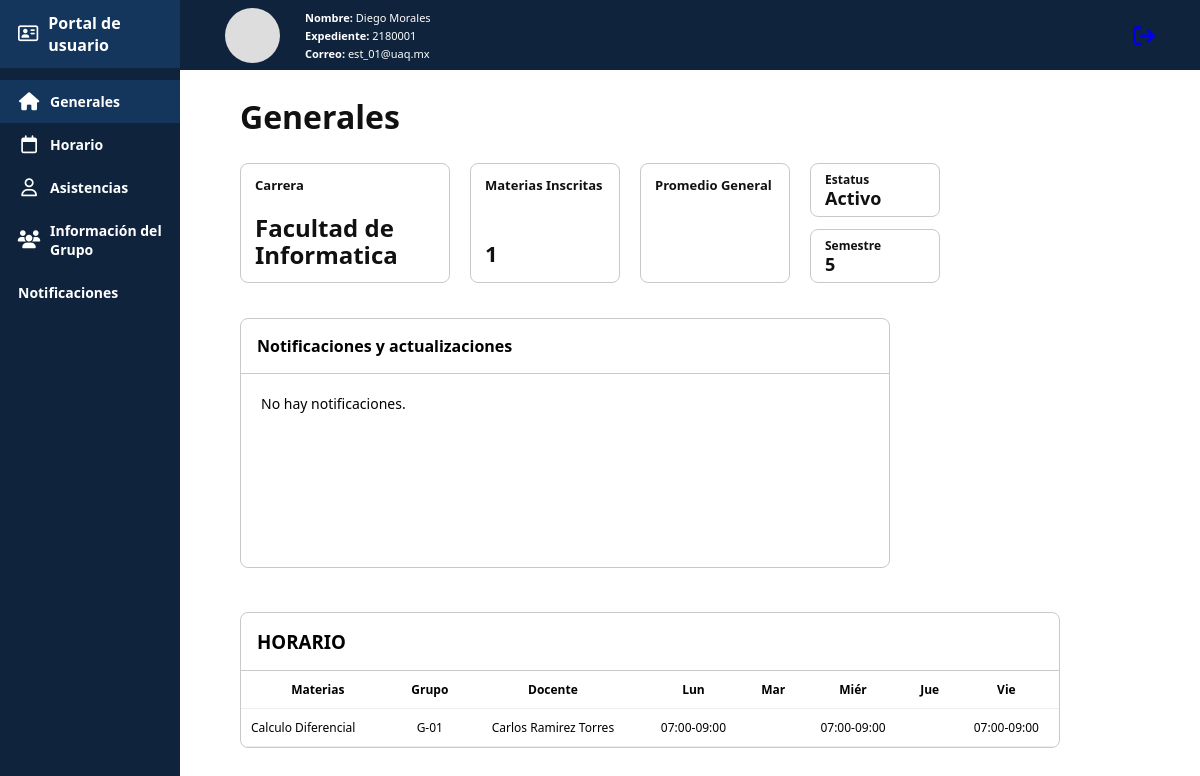
/dashboard/ (signed in), run on an earlier commit of the app's database.
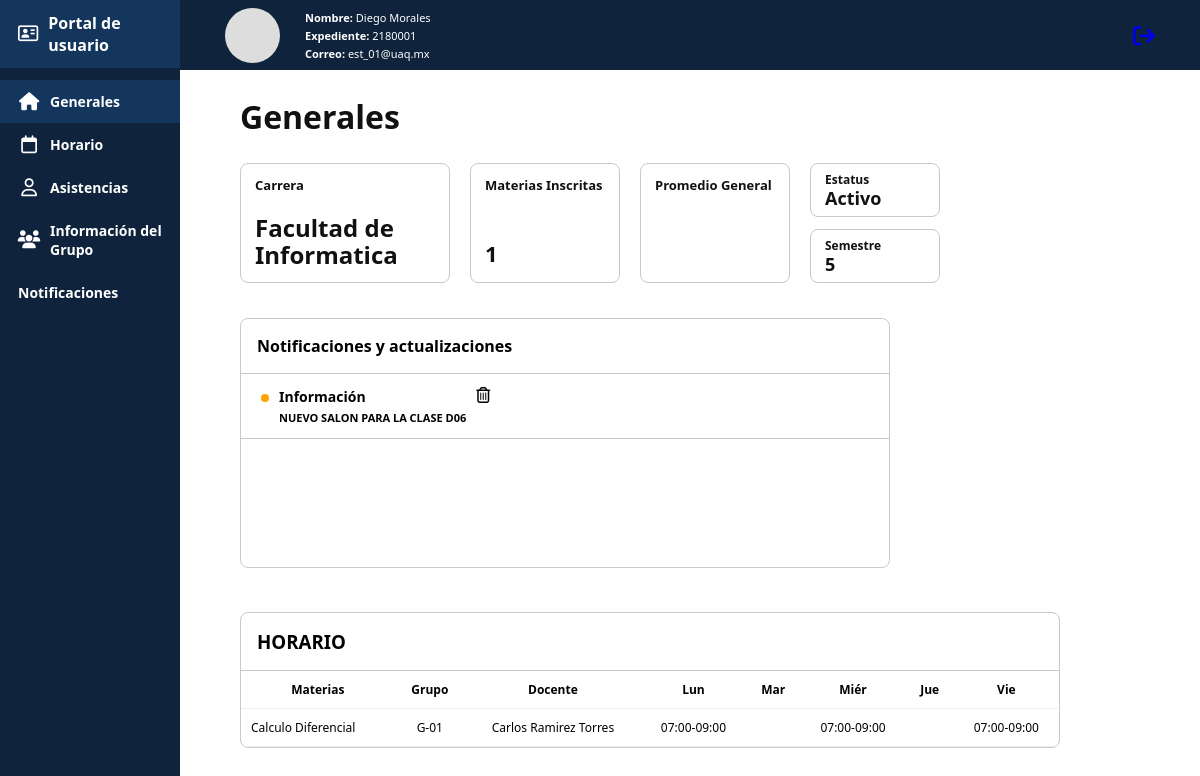
And on a later commit of the database.
### horarios/models.py (models this page shows, shortened)
class Grupo(models.Model):
    nombre = models.CharField(max_length=50)
    materia = models.ForeignKey(Materia, on_delete=models.CASCADE, related_name='grupos')
    profesor = models.ForeignKey(Profesor, on_delete=models.PROTECT, related_name='grupos')
    periodo = models.CharField(max_length=20)
    cupo_maximo = models.PositiveSmallIntegerField()
    estudiantes = models.ManyToManyField(Estudiante, blank=True, related_name='grupos')
    activo = models.BooleanField(default=True)
    class Meta:
        verbose_name_plural = 'Grupos'

class Materia(models.Model):
    nombre = models.CharField(max_length=200)
    codigo = models.CharField(max_length=20, unique=True)
    facultad = models.CharField(max_length=150)
    creditos = models.PositiveSmallIntegerField()
    activo = models.BooleanField(default=True)
    class Meta:
        verbose_name_plural = 'Materias'

class Profesor(models.Model):
    usuario = models.OneToOneField(User, on_delete=models.CASCADE, related_name='perfil_profesor')
    numero_empleado = models.CharField(max_length=20, unique=True)
    facultad = models.CharField(max_length=150)
    especialidad = models.CharField(max_length=200, null=True, blank=True)
    telefono = models.CharField(max_length=20, null=True, blank=True)
    activo = models.BooleanField(default=True)
    class Meta:
        verbose_name_plural = 'Profesores'

class Notificacion(models.Model):
    TIPO_CHOICES = [
        ('INFO', 'Información'),
        ('ALERTA', 'Alerta'),
        ('URGENTE', 'Urgente'),
    ]
    usuario = models.ForeignKey(User, on_delete=models.CASCADE, related_name='notificaciones')
    tipo = models.CharField(max_length=10, choices=TIPO_CHOICES, default='INFO')
    mensaje = models.CharField(max_length=300)
    fecha = models.DateTimeField(auto_now_add=True)
    leida = models.BooleanField(default=False)
    class Meta:
        verbose_name_plural = 'Notificaciones'
        ordering = ['-fecha']

### horarios/views.py (the view)
# urls.py: path('dashboard/', views.ver_horario, name='dashboard'),
@login_required
def ver_horario(request):
    if es_profesor(request.user):
        profesor = request.user.perfil_profesor
        total_materias = profesor.grupos.values('materia').distinct().count()
        grupos = list(profesor.grupos.all())
        asignar_horarios_por_dia(grupos)
        sesiones = Sesion.objects.filter(
            grupo__in=grupos
        )
        notificaciones = Notificacion.objects.filter(
            usuario=request.user
        )
        contexto = {
            'profesor': profesor,
            'grupos': grupos,
            'sesiones': sesiones,
            'notificaciones': notificaciones,
            'total_materias': total_materias,
        }
        return render(
            request,
            'DashboardMaestros.html',
            contexto
        )
    elif es_alumno(request.user):
        estudiante = get_object_or_404(
            Estudiante,
            usuario=request.user
        )
        grupos_qs = estudiante.grupos.all()
        total_materias = grupos_qs.values('materia').distinct().count()
        grupos = list(grupos_qs)
        asignar_horarios_por_dia(grupos)
        sesiones = Sesion.objects.filter(
            grupo__in=grupos
        )
        notificaciones = Notificacion.objects.filter(
            usuario=request.user
        )
        resumen_asistencias = []
        for grupo in grupos:
            total_sesiones = grupo.sesiones.count()
            presentes = Asistencia.objects.filter(
                estudiante=estudiante,
                sesion__grupo=grupo,
                estado='PRESENTE'
            ).count()
            porcentaje = round((presentes / total_sesiones * 100), 1) if total_sesiones > 0 else 0
            resumen_asistencias.append({
                'materia': grupo.materia.nombre,
                'docente': grupo.profesor.usuario.get_full_name(),
                'total_asistencias': f"{presentes} / {total_sesiones}",
                'porcentaje': porcentaje,
            })
        contexto = {
            'estudiante': estudiante,
            'grupos': grupos,
            'sesiones': sesiones,
            'notificaciones': notificaciones,
            'total_materias': total_materias,
            'asistencias': resumen_asistencias,
        }
        return render(
            request,
            'DashboardAlumnos.html',
            contexto
        )
    else:
        messages.error(
            request,
            'No tienes permiso para ver esta página.'
        )
        return redirect('login')

### horarios/views.py (called while the page is built)
def es_profesor(usuario):
    return hasattr(usuario, 'perfil_profesor')

def es_alumno(usuario):
    return hasattr(usuario, 'perfil_estudiante')

def asignar_horarios_por_dia(grupos):
    dias_map = {
        'LUN': 'lun', 'MAR': 'mar', 'MIE': 'mie',
        'JUE': 'jue', 'VIE': 'vie', 'SAB': 'sab',
    }
    for grupo in grupos:
        for attr in dias_map.values():
            setattr(grupo, attr, '')
        for sesion in grupo.sesiones.all():
            attr = dias_map.get(sesion.dia, '')
            if attr:
                hora = f"{sesion.hora_inicio.strftime('%H:%M')}-{sesion.hora_fin.strftime('%H:%M')}"
                setattr(grupo, attr, hora)
    return grupos

### templates/DashboardAlumnos.html (shortened to what the changed rows need)
{% load static %}
<!DOCTYPE html>
<html lang="es">
<head>
    <link rel="stylesheet" href="{% static 'styleDash.css' %}">
    <link rel="stylesheet" href="https://cdnjs.cloudflare.com/ajax/libs/font-awesome/6.5.1/css/all.min.css">
</head>
<body>
    <section class="dashboard">
        <main class="content">
            <h1 id="titulo-vista">Generales</h1>
        </main>
    </section>
    <div id="template-generales" class="template">
        <div class="notificaciones">
            <h3>Notificaciones y actualizaciones</h3>
            {% for notificacion in notificaciones %}
            <div class="noti">
                <span class="punto naranja"></span>
                <div>
                    <h4>{{ notificacion.get_tipo_display }}</h4>
                    <p>{{ notificacion.mensaje }}</p>
                </div>
                <i class="fa-regular fa-trash-can basura"></i>
            </div>
            {% empty %}
            <p class="vacio">No hay notificaciones.</p>
            {% endfor %}
        </div>
        <br><br>
        <div class="contenedor-tabla">
            <table class="tabla">
                <thead>
                    <tr>
                        <th>Materias</th>
                        <th>Grupo</th>
                        <th>Docente</th>
                        <th>Lun</th>
                        <th>Mar</th>
                        <th>Miér</th>
                        <th>Jue</th>
                        <th>Vie</th>
                    </tr>
                </thead>
                <tbody>
                    {% for grupo in grupos %}
                    <tr>
                        <td>{{ grupo.materia.nombre }}</td>
                        <td>{{ grupo.nombre }}</td>
                        <td>{{ grupo.profesor.usuario.get_full_name }}</td>
                        <td>{{ grupo.lun|safe }}</td>
                        <td>{{ grupo.mar|safe }}</td>
                        <td>{{ grupo.mie|safe }}</td>
                        <td>{{ grupo.jue|safe }}</td>
                        <td>{{ grupo.vie|safe }}</td>
                    </tr>
                    {% empty %}
                    <tr>
                        <td colspan="8">No hay materias registradas.</td>
                    </tr>
                    {% endfor %}
                </tbody>
            </table>
        </div>
    </div>
</body>
</html>

What changed in the data, as far as the page shows it:
added Notificacion: tipo "Información", mensaje "NUEVO SALON PARA LA CLASE D06"
Also different on the page:
text no longer shown: "No hay notificaciones."
